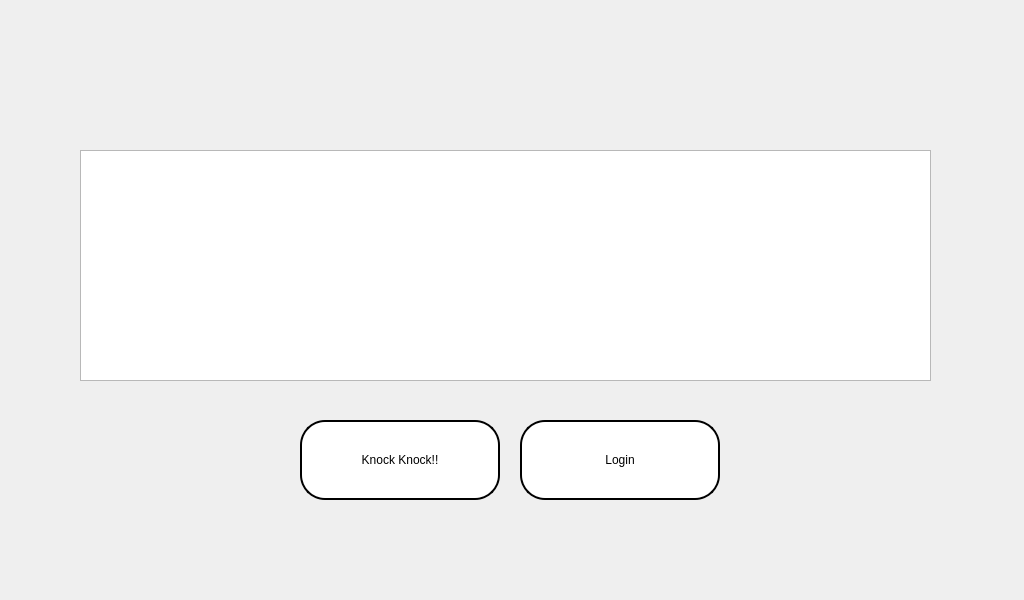
<?xml version="1.0" encoding="UTF-8"?>
<ui version="4.0">
 <class>Form</class>
 <widget class="QWidget" name="Form">
  <property name="geometry">
   <rect>
    <x>0</x>
    <y>0</y>
    <width>1024</width>
    <height>600</height>
   </rect>
  </property>
  <property name="minimumSize">
   <size>
    <width>1024</width>
    <height>600</height>
   </size>
  </property>
  <property name="maximumSize">
   <size>
    <width>1024</width>
    <height>600</height>
   </size>
  </property>
  <property name="windowTitle">
   <string>Form</string>
  </property>
  <property name="styleSheet">
   <string notr="true">QWidget#Form{
	border-image: url(:/login/main.jpg);
}</string>
  </property>
  <widget class="QTextEdit" name="textEdit">
   <property name="geometry">
    <rect>
     <x>80</x>
     <y>150</y>
     <width>851</width>
     <height>231</height>
    </rect>
   </property>
   <property name="styleSheet">
    <string notr="true">font: 75 22pt &quot;MS Shell Dlg 2&quot;;</string>
   </property>
  </widget>
  <widget class="QPushButton" name="pushButton_4">
   <property name="geometry">
    <rect>
     <x>300</x>
     <y>420</y>
     <width>200</width>
     <height>80</height>
    </rect>
   </property>
   <property name="styleSheet">
    <string notr="true">QPushButton {	
	
	background-color: rgb(255, 255, 255);
	font: 16pt &quot;MV Boli&quot;;
    border-radius: 25px; 
	color: rgb(0, 0, 0);
    border: 2px solid rgb(0,0,0);

}
QPushButton:hover {
	
	background-color: rgb(0, 0, 0);
	color: rgb(255, 255, 255);
    border: 2px solid rgb(255,255,255);
  

}
QPushButton:pressed{
	background-color: rgb(255, 255, 255);
	color: rgb(0, 0, 0);
	border-color: rgb(255, 255, 255);
    border: 2px solid rgb(0,0,0);
}
</string>
   </property>
   <property name="text">
    <string>Knock Knock!!</string>
   </property>
  </widget>
  <widget class="QPushButton" name="diaplay_login">
   <property name="geometry">
    <rect>
     <x>520</x>
     <y>420</y>
     <width>200</width>
     <height>80</height>
    </rect>
   </property>
   <property name="styleSheet">
    <string notr="true">QPushButton {	
	
	background-color: rgb(255, 255, 255);
	font: 16pt &quot;MV Boli&quot;;
    border-radius: 25px; 
	color: rgb(0, 0, 0);
    border: 2px solid rgb(0,0,0);

}
QPushButton:hover {
	
	background-color: rgb(0, 0, 0);
	color: rgb(255, 255, 255);
    border: 2px solid rgb(255,255,255);
  

}
QPushButton:pressed{
	background-color: rgb(255, 255, 255);
	color: rgb(0, 0, 0);
	border-color: rgb(255, 255, 255);
    border: 2px solid rgb(0,0,0);
}
</string>
   </property>
   <property name="text">
    <string>Login</string>
   </property>
   <property name="checkable">
    <bool>false</bool>
   </property>
  </widget>
 </widget>
 <resources>
  <include location="../images/image.qrc"/>
 </resources>
 <connections>
  <connection>
   <sender>diaplay_login</sender>
   <signal>clicked()</signal>
   <receiver>Form</receiver>
   <slot>show_login_GUI()</slot>
   <hints>
    <hint type="sourcelabel">
     <x>500</x>
     <y>488</y>
    </hint>
    <hint type="destinationlabel">
     <x>509</x>
     <y>697</y>
    </hint>
   </hints>
  </connection>
  <connection>
   <sender>pushButton_4</sender>
   <signal>clicked()</signal>
   <receiver>Form</receiver>
   <slot>image()</slot>
   <hints>
    <hint type="sourcelabel">
     <x>522</x>
     <y>98</y>
    </hint>
    <hint type="destinationlabel">
     <x>525</x>
     <y>-75</y>
    </hint>
   </hints>
  </connection>
 </connections>
 <slots>
  <slot>show_login_GUI()</slot>
  <slot>image()</slot>
 </slots>
</ui>
